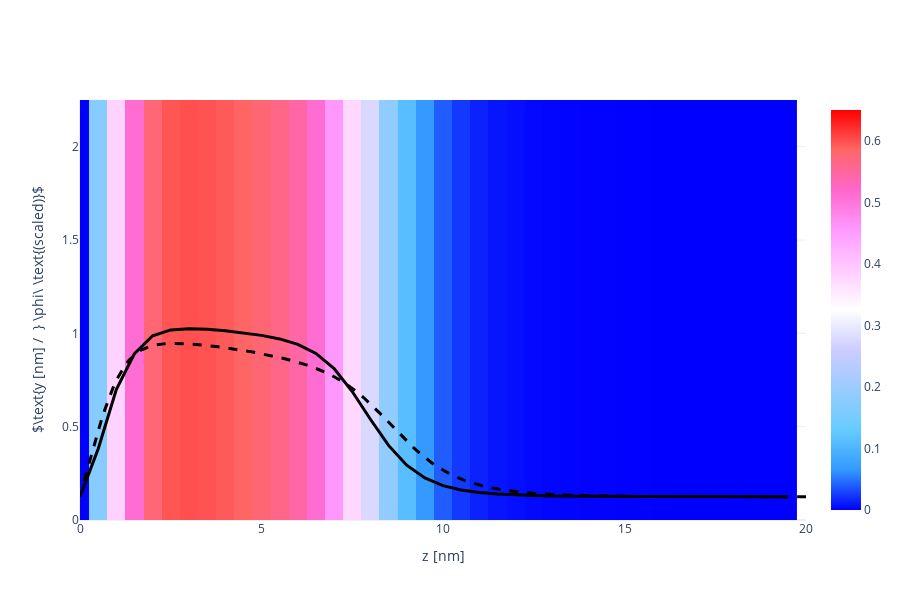

The code cell stored with this chart in its notebook:
### Code cell
X, Y, Z = np.array(phAr.iloc[:,0]), np.array(phAr.iloc[:,1]), np.array(phAr.iloc[:,2])
vol = np.array(phAr.iloc[:,3])

Lz_max = 20
vol = vol[Z < Lz_max]
X = X[Z < Lz_max]
Y = Y[Z < Lz_max]
Z = Z[Z < Lz_max]

Nz_new = int(len(Z)/Nx/Ny)
x = [X[i*Ny*Nz_new] for i in range(Nx)]
y = [Y[j*Nz_new]    for j in range(Ny)]
z = [Z[k]           for k in range(Nz_new)]

xslice = 10
islice = int(xslice*(x[1]-x[0]))
vol = np.array([vol[(islice*Ny+j)*Nz_new+k] for j in range(Ny) for k in range(Nz_new)]).reshape(Ny, Nz_new)

import plotly.graph_objects as go
heatmap = go.Heatmap(
            x=z, y=y, z=vol,
            zmin = 0.0, zmax = 0.65,
            colorscale= 'Picnic'
          )
scatter = go.Scatter(
            x = z,
            y = 1.5*vol[int(Ny/2), :] + max(y)/2-1,
            line = dict(color='black', width=3)
          )

fname = GIT+'ph_a010x075_1D.dat'
df = pd.read_csv(fname, sep="\s+", skiprows=0)
a000x075_1d = pd.DataFrame([df.iloc[:,0], df.iloc[:,1]], index=['z', 'pha']).T

reference = go.Scatter(
                x = a000x075_1d.z,
                y = 1.5*a000x075_1d.pha + max(y)/2-1,
                line = dict(color='black', width=3, dash='dash')
            )

layout = go.Layout( xaxis_range = [0, Lz_max], yaxis_range = [0, y[-1]],
                    yaxis_title = r'$\text{y [nm] /  } \phi\ \text{(scaled)}$', xaxis_title = 'z [nm]',
                    scene_xaxis_showticklabels=True,
                    scene_yaxis_showticklabels=True,
                    scene_zaxis_showticklabels=True,
                    showlegend = False,
                    template='plotly_white', width=900, height=600)
fig = go.Figure(data = [heatmap, scatter, reference], layout = layout)
fig.show()

### Figure 1 — Plotly figure (JSON) as saved in the notebook; plotly's stock layout.template omitted (floating-point values rounded to 4 significant figures; data arrays with more than 128 entries replaced by an {"elided": "..."} marker saying what was removed)
{"data": [{"colorscale": [[0, "rgb(0,0,255)"], [0.1, "rgb(51,153,255)"], [0.2, "rgb(102,204,255)"], [0.3, "rgb(153,204,255)"], [0.4, "rgb(204,204,255)"], [0.5, "rgb(255,255,255)"], [0.6, "rgb(255,204,255)"], [0.7, "rgb(255,153,255)"], [0.8, "rgb(255,102,204)"], [0.9, "rgb(255,102,102)"], [1, "rgb(255,0,0)"]], "type": "heatmap", "x": [0, 0.5, 1, 1.5, 2, 2.5, 3, 3.5, 4, 4.5, 5, 5.5, 6, 6.5, 7, 7.5, 8, 8.5, 9, 9.5, 10, 10.5, 11, 11.5, 12, 12.5, 13, 13.5, 14, 14.5, 15, 15.5, 16, 16.5, 17, 17.5, 18, 18.5, 19, 19.5], "y": [0, 0.25, 0.5, 0.75, 1, 1.25, 1.5, 1.75, 2, 2.25], "z": {"elided": "10x40 float values"}, "zmax": 0.65, "zmin": 0}, {"line": {"color": "black", "width": 3}, "type": "scatter", "x": [0, 0.5, 1, 1.5, 2, 2.5, 3, 3.5, 4, 4.5, 5, 5.5, 6, 6.5, 7, 7.5, 8, 8.5, 9, 9.5, 10, 10.5, 11, 11.5, 12, 12.5, 13, 13.5, 14, 14.5, 15, 15.5, 16, 16.5, 17, 17.5, 18, 18.5, 19, 19.5], "y": [0.125, 0.3804, 0.6994, 0.8916, 0.9869, 1.018, 1.025, 1.022, 1.014, 1.003, 0.9891, 0.97, 0.941, 0.8926, 0.811, 0.6883, 0.5396, 0.3995, 0.2938, 0.2252, 0.1843, 0.1606, 0.1468, 0.1387, 0.1337, 0.1306, 0.1286, 0.1274, 0.1265, 0.126, 0.1256, 0.1254, 0.1253, 0.1252, 0.1251, 0.1251, 0.125, 0.125, 0.125, 0.125]}, {"line": {"color": "black", "dash": "dash", "width": 3}, "type": "scatter", "x": {"elided": "440 float values"}, "y": {"elided": "440 float values"}}], "layout": {"height": 600, "scene": {"xaxis": {"showticklabels": true}, "yaxis": {"showticklabels": true}, "zaxis": {"showticklabels": true}}, "showlegend": false, "width": 900, "xaxis": {"range": [0, 20], "title": {"text": "z [nm]"}, "type": "linear"}, "yaxis": {"range": [0, 2.25], "title": {"text": "$\\text{y [nm] /  } \\phi\\ \\text{(scaled)}$"}, "type": "linear"}}}
